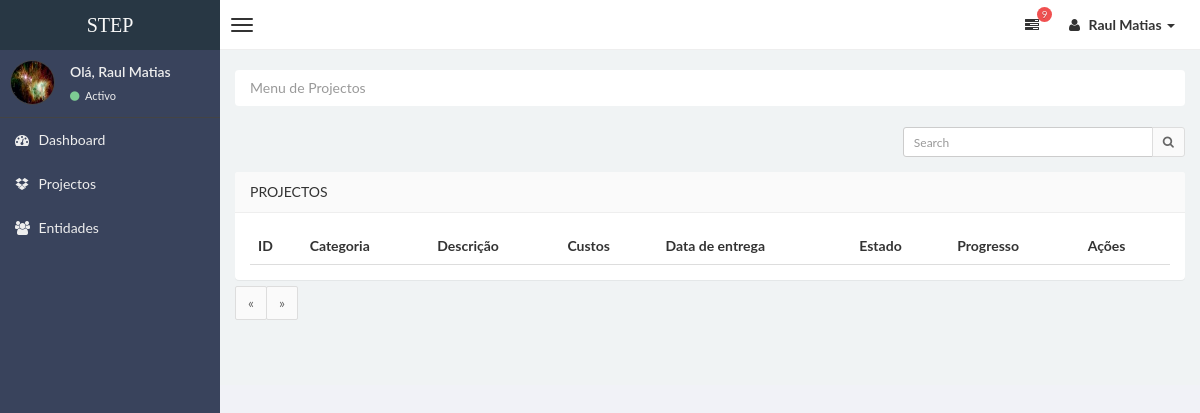
Page /projectos (signed in) on the committed database.
### stepsite/models.py (models this page shows, shortened)
class Usuarios(db.Model,UserMixin):
    id = db.Column(db.Integer,primary_key=True)
    nome = db.Column(db.String(30), unique=True, nullable=False)
    email = db.Column(db.String(100), unique=True, nullable=False)
    senha = db.Column(db.String(100), unique=False, nullable=False)
    imagem = db.Column(db.String(30), nullable=False, default='defaultUser.jpg')
    categorias = db.relationship('Categorias', backref='usuarios', lazy=True)
    entidades = db.relationship('Entidades', backref='usuarios', lazy=True)
    projectos = db.relationship('Projectos', backref='usuarios', lazy=True)

### stepsite/projectos/routes.py (the view)
@projects.route("/projectos",methods=['GET','POST'])
@login_required
def projectos():
    search = request.args.get('search','')
    page = request.args.get('page',1, type=int)
    per_page = 10
    result = None
    if search:
        result = Projectos.query.filter_by(idUsuario=current_user.id).filter(or_(Projectos.descricao.contains(search),Projectos.estado.contains(search))).order_by(Projectos.id.desc()).paginate(page=page,per_page=per_page)
    else:
        result = Projectos.query.order_by(Projectos.id.desc()).filter_by(idUsuario=current_user.id).paginate(page=page,per_page=per_page)
    return render_template("projectos.html",title="STEP | Projectos",result=result,search=search)

### stepsite/models.py (called while the page is built)
@login_manager.user_loader
def load_user(user_id):
    return Usuarios.query.get(int(user_id))

### stepsite/templates/projectos.html (shortened to what this page needs)
{% extends "layoutAdmin.html" %}
{% block content %}
<div class="row">
    <div class="col-md-12">
        <ul class="breadcrumb">
            <li class="active">Menu de Projectos</li>
        </ul>
    </div>
    <div class="col-md-12">
    </div>
    <div class="col-md-12">
        <div class="box-tools m-b-15">
            <form action="{{url_for('projects.projectos')}}" method="get">
                <div class="box-tools m-b-15">
                    <div class="input-group">
                        <input type="text" name="search" value="{{search}}" class="form-control input-sm pull-right" autocomplete="off" style="width: 250px;" placeholder="Search">
                        <div class="input-group-btn">
                            <button class="btn btn-sm btn-default"><i class="fa fa-search"></i></button>
                        </div>
                    </div>
                </div>
              </form>
        </div>
    </div>
</div>
<div class="row">
    <div class="col-md-12">
        <section class="panel">
          <header class="panel-heading">
              Projectos
        </header>
        <div class="panel-body table-responsive" style="max-height:458px; overflow:auto">
            <table class="table table-hover">
              <thead>
                <tr>
                  <th>ID</th>
                  <th>Categoria</th>
                  <th>Descrição</th>
                  <th>Custos</th>
                  <th>Data de entrega</th>
                  <th>Estado</th>
                  <th>Progresso</th>
                  <th>Ações</th>
              </tr>
          </thead>
            </table>
        </div>
        </section>
    <div class="text-left" style="margin-top: -34px;">
        <ul class="pagination">
            <li><a href="#">«</a></li>
                <li><a href="#">»</a></li>
        </ul>
</div>
    </div>
    <div class="col-md-2">
        <div class="row">
        <div class="col-md-2">
        </div>
        </div>
    </div>
</div>
{% endblock content %}

### stepsite/templates/layoutAdmin.html (shortened to what this page needs)
<!DOCTYPE html>
<html>
    <head>
        <link href="../static/css/bootstrap.css" rel="stylesheet" type="text/css" />
        <link href="../static/css/font-awesome.min.css" rel="stylesheet" type="text/css" />
        <link href="../static/css/mystyle.css" rel="stylesheet" type="text/css" />
        <link href="../static/css/style.css" rel="stylesheet" type="text/css" />
    </head>
    <body class="skin-black">
        <header class="header">
            <a href="{{url_for('main.home')}}" class="logo">
                STEP
            </a>
            <nav class="navbar navbar-static-top" role="navigation">
                <a href="#" class="navbar-btn sidebar-toggle" data-toggle="offcanvas" role="button" >
                    <span class="icon-bar"></span>
                    <span class="icon-bar"></span>
                    <span class="icon-bar"></span>
                </a>
                <div class="navbar-right">
                    <ul class="nav navbar-nav">
                      <li class="dropdown tasks-menu">
                            <a href="#" class="dropdown-toggle" data-toggle="dropdown">
                                <i class="fa fa-tasks"></i>
                                <span class="label label-danger">9</span>
                            </a>
                        </li>
                        <li class="dropdown user user-menu">
                            <a href="#" class="dropdown-toggle" data-toggle="dropdown">
                                <i class="fa fa-user"></i>
                                <span> {{current_user.nome}} <i class="caret"></i></span>
                            </a>
                        </li>
                    </ul>
                </div>
            </nav>
        </header>
        <div class="wrapper row-offcanvas row-offcanvas-left">
            <aside class="left-side sidebar-offcanvas">
                <section class="sidebar">
                    <div class="user-panel">
                        <div class="pull-left image">
                            <img src="{{url_for('static',filename='profile_img/'+current_user.imagem)}}" class="img-circle" alt="User Image" />
                        </div>
                        <div class="pull-left info">
                            <p>Olá, {{current_user.nome}} </p>
                            <a href="#"><i class="fa fa-circle text-success"></i> Activo</a>
                        </div>
                    </div>
                    <ul class="sidebar-menu">
                        <li>
                            <a href="{{url_for('projects.admin')}}">
                                <i class="fa fa-dashboard"></i> <span>Dashboard </span>
                            </a>
                        </li>
                        <li>
                            <a href="{{url_for('projects.projectos')}}">
                                <i class="fa fa-dropbox"></i> <span>Projectos</span>
                            </a>
                        </li>
                        <li class="">
                            <a href="{{url_for('entidads.entidades')}}">
                                <i class="fa fa-group"></i> <span>Entidades</span>
                            </a>
                        </li>
                    </ul>
                </section>
            </aside>
            <aside class="right-side">
            <section class="content">
            {% block content %}
            {% endblock content %}
            </section>
			</aside>
		</div>
    </body>
</html>

### rows in the picture
Usuarios: nome "Raul Matias", imagem (picture)
